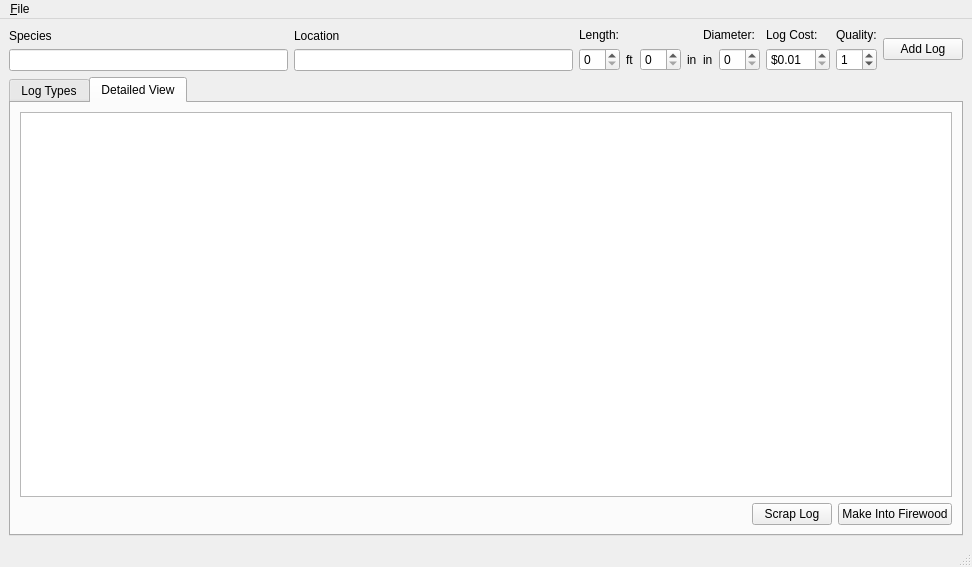
<?xml version="1.0" encoding="UTF-8"?>
<ui version="4.0">
 <class>MainWindow</class>
 <widget class="QMainWindow" name="MainWindow">
  <property name="geometry">
   <rect>
    <x>0</x>
    <y>0</y>
    <width>972</width>
    <height>567</height>
   </rect>
  </property>
  <property name="minimumSize">
   <size>
    <width>0</width>
    <height>0</height>
   </size>
  </property>
  <property name="windowTitle">
   <string>Inventory Management</string>
  </property>
  <widget class="QWidget" name="centralwidget">
   <layout class="QVBoxLayout" name="verticalLayout">
    <item>
     <layout class="QVBoxLayout" name="logEntryLayout">
      <item>
       <layout class="QHBoxLayout" name="horizontalLayout">
        <item>
         <layout class="QVBoxLayout" name="verticalLayout_3">
          <item>
           <widget class="QLabel" name="label_4">
            <property name="text">
             <string>Species</string>
            </property>
           </widget>
          </item>
          <item>
           <widget class="QLineEdit" name="speciesText">
            <property name="toolTip">
             <string>Enter the species (&quot;Oak&quot;, &quot;&quot;Aspen&quot;, etc.)</string>
            </property>
           </widget>
          </item>
         </layout>
        </item>
        <item>
         <layout class="QHBoxLayout" name="horizontalLayout_4">
          <item>
           <layout class="QVBoxLayout" name="verticalLayout_8">
            <item>
             <widget class="QLabel" name="label_9">
              <property name="text">
               <string>Location</string>
              </property>
             </widget>
            </item>
            <item>
             <widget class="QLineEdit" name="locationEntry"/>
            </item>
           </layout>
          </item>
         </layout>
        </item>
        <item>
         <layout class="QVBoxLayout" name="verticalLayout_2">
          <item>
           <widget class="QLabel" name="label">
            <property name="text">
             <string>Length:</string>
            </property>
           </widget>
          </item>
          <item>
           <layout class="QHBoxLayout" name="horizontalLayout_2">
            <item>
             <widget class="QSpinBox" name="lenFt"/>
            </item>
            <item>
             <widget class="QLabel" name="label_2">
              <property name="text">
               <string>ft</string>
              </property>
             </widget>
            </item>
            <item>
             <widget class="QSpinBox" name="lenIn"/>
            </item>
            <item>
             <widget class="QLabel" name="label_3">
              <property name="text">
               <string>in</string>
              </property>
             </widget>
            </item>
           </layout>
          </item>
         </layout>
        </item>
        <item>
         <layout class="QVBoxLayout" name="verticalLayout_5">
          <item>
           <widget class="QLabel" name="label_5">
            <property name="text">
             <string>Diameter:</string>
            </property>
           </widget>
          </item>
          <item>
           <layout class="QHBoxLayout" name="horizontalLayout_3">
            <item>
             <widget class="QLabel" name="label_6">
              <property name="text">
               <string>in</string>
              </property>
             </widget>
            </item>
            <item>
             <widget class="QSpinBox" name="diamIn"/>
            </item>
           </layout>
          </item>
         </layout>
        </item>
        <item>
         <layout class="QVBoxLayout" name="verticalLayout_6">
          <item>
           <widget class="QLabel" name="label_7">
            <property name="text">
             <string>Log Cost:</string>
            </property>
           </widget>
          </item>
          <item>
           <widget class="QDoubleSpinBox" name="cost">
            <property name="prefix">
             <string>$</string>
            </property>
            <property name="minimum">
             <double>0.010000000000000</double>
            </property>
           </widget>
          </item>
         </layout>
        </item>
        <item>
         <layout class="QVBoxLayout" name="verticalLayout_7">
          <item>
           <widget class="QLabel" name="label_8">
            <property name="text">
             <string>Quality:</string>
            </property>
           </widget>
          </item>
          <item>
           <widget class="QSpinBox" name="quality">
            <property name="toolTip">
             <string>(1 - 5)</string>
            </property>
            <property name="wrapping">
             <bool>true</bool>
            </property>
            <property name="minimum">
             <number>1</number>
            </property>
            <property name="maximum">
             <number>5</number>
            </property>
           </widget>
          </item>
         </layout>
        </item>
        <item>
         <widget class="QPushButton" name="enterLogButton">
          <property name="text">
           <string>Add Log</string>
          </property>
         </widget>
        </item>
       </layout>
      </item>
     </layout>
    </item>
    <item>
     <widget class="QTabWidget" name="groupedLogsTab">
      <property name="currentIndex">
       <number>1</number>
      </property>
      <widget class="QWidget" name="groupedLogs">
       <attribute name="title">
        <string>Log Types</string>
       </attribute>
       <layout class="QVBoxLayout" name="verticalLayout_9">
        <item>
         <widget class="QTableView" name="groupedLogsTableView">
          <property name="autoFillBackground">
           <bool>false</bool>
          </property>
          <property name="editTriggers">
           <set>QAbstractItemView::NoEditTriggers</set>
          </property>
          <property name="selectionMode">
           <enum>QAbstractItemView::SingleSelection</enum>
          </property>
          <property name="selectionBehavior">
           <enum>QAbstractItemView::SelectRows</enum>
          </property>
         </widget>
        </item>
       </layout>
      </widget>
      <widget class="QWidget" name="individualLogs">
       <attribute name="title">
        <string>Detailed View</string>
       </attribute>
       <layout class="QVBoxLayout" name="verticalLayout_10">
        <item>
         <widget class="QTableView" name="individualLogTableView">
          <property name="selectionMode">
           <enum>QAbstractItemView::SingleSelection</enum>
          </property>
          <property name="selectionBehavior">
           <enum>QAbstractItemView::SelectRows</enum>
          </property>
         </widget>
        </item>
        <item>
         <layout class="QHBoxLayout" name="logScrappingView">
          <item>
           <spacer name="horizontalSpacer">
            <property name="orientation">
             <enum>Qt::Horizontal</enum>
            </property>
            <property name="sizeHint" stdset="0">
             <size>
              <width>40</width>
              <height>20</height>
             </size>
            </property>
           </spacer>
          </item>
          <item>
           <widget class="QPushButton" name="scrapLogButton">
            <property name="text">
             <string>Scrap Log</string>
            </property>
           </widget>
          </item>
          <item>
           <widget class="QPushButton" name="makeFirewoodButton">
            <property name="text">
             <string>Make Into Firewood</string>
            </property>
           </widget>
          </item>
         </layout>
        </item>
       </layout>
      </widget>
     </widget>
    </item>
   </layout>
  </widget>
  <widget class="QMenuBar" name="menubar">
   <property name="geometry">
    <rect>
     <x>0</x>
     <y>0</y>
     <width>972</width>
     <height>24</height>
    </rect>
   </property>
   <widget class="QMenu" name="menu_File">
    <property name="title">
     <string>&amp;File</string>
    </property>
    <addaction name="projectsEditorAction"/>
   </widget>
   <addaction name="menu_File"/>
  </widget>
  <widget class="QStatusBar" name="statusbar"/>
  <action name="actionMenu">
   <property name="text">
    <string>Menu</string>
   </property>
  </action>
  <action name="projectsEditorAction">
   <property name="text">
    <string>Projects</string>
   </property>
  </action>
 </widget>
 <resources/>
 <connections/>
</ui>
